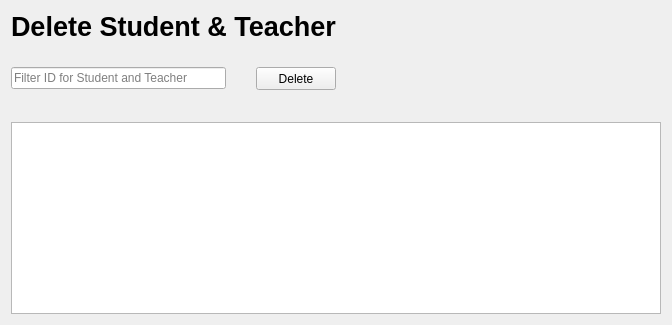
      <widget class="QWidget" name="page_delete">
       <layout class="QGridLayout" name="gridLayout_18">
        <item row="2" column="0">
         <widget class="QLabel" name="label_status_delete">
          <property name="minimumSize">
           <size>
            <width>0</width>
            <height>20</height>
           </size>
          </property>
          <property name="text">
           <string/>
          </property>
         </widget>
        </item>
        <item row="1" column="0">
         <layout class="QGridLayout" name="gridLayout_17">
          <item row="0" column="0">
           <widget class="QLineEdit" name="lineEdit_filterBar_delete">
            <property name="minimumSize">
             <size>
              <width>215</width>
              <height>20</height>
             </size>
            </property>
            <property name="placeholderText">
             <string>Filter ID for Student and Teacher</string>
            </property>
            <property name="clearButtonEnabled">
             <bool>true</bool>
            </property>
           </widget>
          </item>
          <item row="0" column="1">
           <spacer name="horizontalSpacer_5">
            <property name="orientation">
             <enum>Qt::Horizontal</enum>
            </property>
            <property name="sizeHint" stdset="0">
             <size>
              <width>15</width>
              <height>20</height>
             </size>
            </property>
           </spacer>
          </item>
          <item row="0" column="2">
           <widget class="QPushButton" name="pushButton_delete">
            <property name="minimumSize">
             <size>
              <width>75</width>
              <height>23</height>
             </size>
            </property>
            <property name="toolTip">
             <string>Delete</string>
            </property>
            <property name="statusTip">
             <string>Delete</string>
            </property>
            <property name="whatsThis">
             <string>Delete</string>
            </property>
            <property name="text">
             <string>Delete</string>
            </property>
           </widget>
          </item>
         </layout>
        </item>
        <item row="1" column="1">
         <spacer name="horizontalSpacer_10">
          <property name="orientation">
           <enum>Qt::Horizontal</enum>
          </property>
          <property name="sizeHint" stdset="0">
           <size>
            <width>319</width>
            <height>20</height>
           </size>
          </property>
         </spacer>
        </item>
        <item row="3" column="0" colspan="2">
         <widget class="QTableView" name="tableView_delete">
          <property name="alternatingRowColors">
           <bool>true</bool>
          </property>
          <property name="horizontalScrollMode">
           <enum>QAbstractItemView::ScrollPerPixel</enum>
          </property>
         </widget>
        </item>
        <item row="0" column="0">
         <widget class="QLabel" name="label_delete">
          <property name="minimumSize">
           <size>
            <width>0</width>
            <height>50</height>
           </size>
          </property>
          <property name="maximumSize">
           <size>
            <width>16777215</width>
            <height>50</height>
           </size>
          </property>
          <property name="font">
           <font>
            <pointsize>20</pointsize>
            <weight>75</weight>
            <bold>true</bold>
           </font>
          </property>
          <property name="text">
           <string>Delete Student &amp; Teacher</string>
          </property>
          <property name="alignment">
           <set>Qt::AlignLeading|Qt::AlignLeft|Qt::AlignTop</set>
          </property>
         </widget>
        </item>
       </layout>
      </widget>
